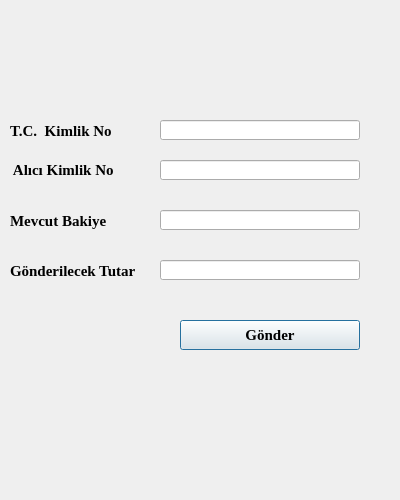
<?xml version="1.0" encoding="UTF-8"?>
<ui version="4.0">
 <class>Dialog</class>
 <widget class="QDialog" name="Dialog">
  <property name="geometry">
   <rect>
    <x>0</x>
    <y>0</y>
    <width>400</width>
    <height>500</height>
   </rect>
  </property>
  <property name="minimumSize">
   <size>
    <width>400</width>
    <height>500</height>
   </size>
  </property>
  <property name="maximumSize">
   <size>
    <width>400</width>
    <height>500</height>
   </size>
  </property>
  <property name="sizeIncrement">
   <size>
    <width>400</width>
    <height>500</height>
   </size>
  </property>
  <property name="windowTitle">
   <string>SendMoneyModule</string>
  </property>
  <widget class="QLabel" name="lbSendAmount">
   <property name="geometry">
    <rect>
     <x>10</x>
     <y>260</y>
     <width>141</width>
     <height>21</height>
    </rect>
   </property>
   <property name="font">
    <font>
     <family>Times New Roman</family>
     <pointsize>11</pointsize>
     <weight>75</weight>
     <bold>true</bold>
    </font>
   </property>
   <property name="text">
    <string>Gönderilecek Tutar</string>
   </property>
  </widget>
  <widget class="QLabel" name="lbSourceTcNumber">
   <property name="geometry">
    <rect>
     <x>10</x>
     <y>120</y>
     <width>111</width>
     <height>21</height>
    </rect>
   </property>
   <property name="font">
    <font>
     <family>Times New Roman</family>
     <pointsize>11</pointsize>
     <weight>75</weight>
     <bold>true</bold>
    </font>
   </property>
   <property name="text">
    <string>T.C.  Kimlik No</string>
   </property>
  </widget>
  <widget class="QLabel" name="lbDestinationTcNumber">
   <property name="geometry">
    <rect>
     <x>10</x>
     <y>160</y>
     <width>111</width>
     <height>20</height>
    </rect>
   </property>
   <property name="font">
    <font>
     <family>Times New Roman</family>
     <pointsize>11</pointsize>
     <weight>75</weight>
     <bold>true</bold>
    </font>
   </property>
   <property name="text">
    <string> Alıcı Kimlik No</string>
   </property>
  </widget>
  <widget class="QPushButton" name="btnSendMoney">
   <property name="geometry">
    <rect>
     <x>180</x>
     <y>320</y>
     <width>180</width>
     <height>30</height>
    </rect>
   </property>
   <property name="font">
    <font>
     <family>Times New Roman</family>
     <pointsize>11</pointsize>
     <weight>75</weight>
     <bold>true</bold>
    </font>
   </property>
   <property name="text">
    <string>Gönder</string>
   </property>
  </widget>
  <widget class="QLineEdit" name="txtDestinationTcNumber">
   <property name="geometry">
    <rect>
     <x>160</x>
     <y>120</y>
     <width>200</width>
     <height>20</height>
    </rect>
   </property>
  </widget>
  <widget class="QLineEdit" name="txtDestinationTcNumber_2">
   <property name="geometry">
    <rect>
     <x>160</x>
     <y>160</y>
     <width>200</width>
     <height>20</height>
    </rect>
   </property>
  </widget>
  <widget class="QLineEdit" name="txtBalance">
   <property name="geometry">
    <rect>
     <x>160</x>
     <y>210</y>
     <width>200</width>
     <height>20</height>
    </rect>
   </property>
  </widget>
  <widget class="QLabel" name="lbBalance">
   <property name="geometry">
    <rect>
     <x>10</x>
     <y>210</y>
     <width>111</width>
     <height>21</height>
    </rect>
   </property>
   <property name="font">
    <font>
     <family>Times New Roman</family>
     <pointsize>11</pointsize>
     <weight>75</weight>
     <bold>true</bold>
    </font>
   </property>
   <property name="text">
    <string>Mevcut Bakiye</string>
   </property>
  </widget>
  <widget class="QLineEdit" name="txtSendAmount">
   <property name="geometry">
    <rect>
     <x>160</x>
     <y>260</y>
     <width>200</width>
     <height>20</height>
    </rect>
   </property>
  </widget>
 </widget>
 <resources/>
 <connections/>
</ui>
